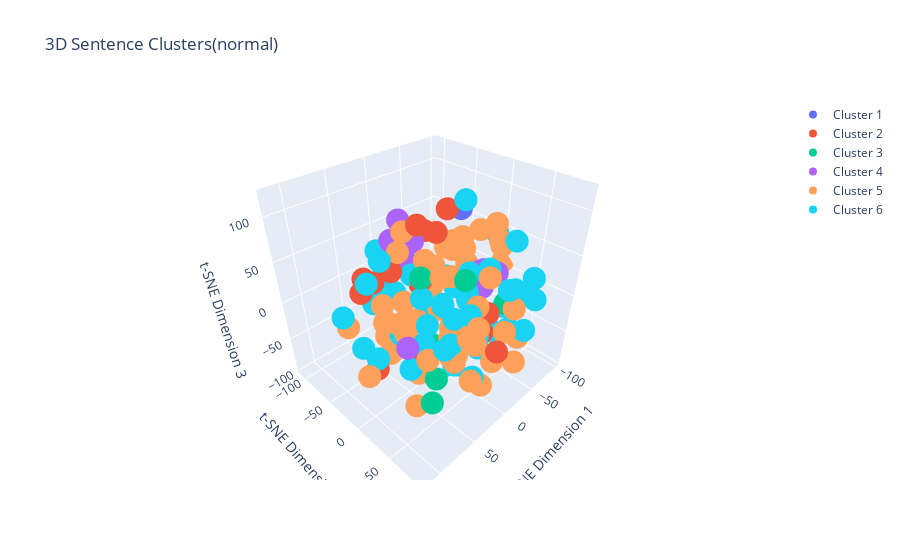

Notebook cell for this chart:
### Code cell
import plotly.graph_objects as go

# Perform t-SNE dimensionality reduction for 3D visualization
perplexity_value = min(30, len(word_vectors) - 1)
tsne_3d = TSNE(n_components=3,perplexity=perplexity_value, random_state=0)
reduced_vectors_3d = tsne_3d.fit_transform(word_vectors)
# 3D Scatter plot
fig = go.Figure()

for i in range(num_clusters):
    indices = labels == i
    fig.add_trace(go.Scatter3d(
        x=reduced_vectors_3d[indices, 0],
        y=reduced_vectors_3d[indices, 1],
        z=reduced_vectors_3d[indices, 2],
        mode='markers',
        name=f'Cluster {i+1}'
    ))

fig.update_layout(title='3D Sentence Clusters(normal)',
                  scene=dict(xaxis_title='t-SNE Dimension 1',
                             yaxis_title='t-SNE Dimension 2',
                             zaxis_title='t-SNE Dimension 3'))
fig.show()
